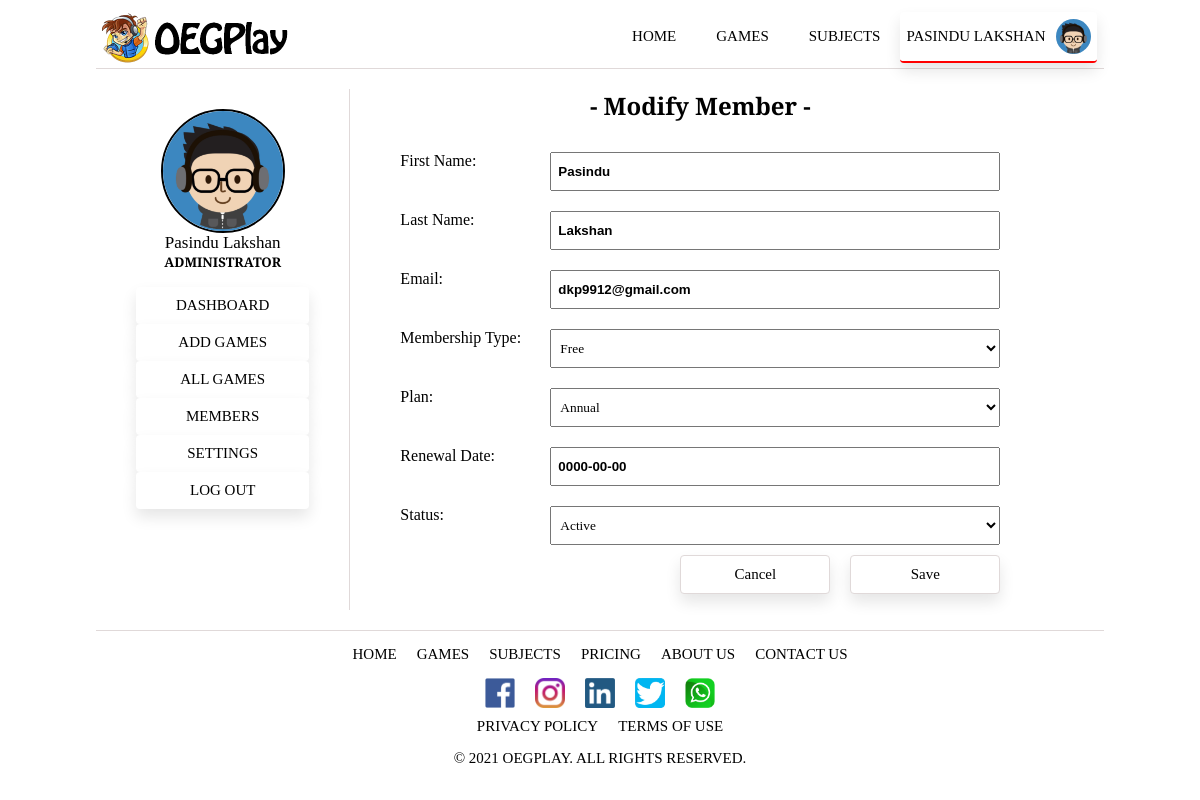
The page /modifymember.php?id=34 (signed in) on the database its author committed.
### tables this page shows
CREATE TABLE `member` (
  `memberID` int(11) NOT NULL AUTO_INCREMENT,
  `username` varchar(128) NOT NULL,
  `firstName` char(128) NOT NULL,
  `lastName` char(128) NOT NULL,
  `m_password` varchar(256) NOT NULL,
  `m_rank` char(20) NOT NULL DEFAULT 'No Rank',
  `TID` int(11) NOT NULL,
  `profile_pic` varchar(256) DEFAULT NULL,
  PRIMARY KEY (`memberID`),
  KEY `FK_Member` (`TID`),
  CONSTRAINT `FK_Member` FOREIGN KEY (`TID`) REFERENCES `type` (`TID`)
);

CREATE TABLE `member_email` (
  `memberID` int(11) NOT NULL,
  `email` varchar(128) NOT NULL,
  `emailType` varchar(32) NOT NULL,
  PRIMARY KEY (`memberID`,`email`),
  CONSTRAINT `FK_MemberEmail` FOREIGN KEY (`memberID`) REFERENCES `member` (`memberID`) ON DELETE CASCADE
);

CREATE TABLE `membership` (
  `MID` int(11) NOT NULL AUTO_INCREMENT,
  `memberID` int(11) NOT NULL,
  `m_plan` varchar(20) NOT NULL,
  `m_status` varchar(20) NOT NULL,
  `start_date` date NOT NULL,
  `renewal_date` date NOT NULL,
  PRIMARY KEY (`MID`),
  KEY `FK_Membership1` (`memberID`),
  CONSTRAINT `FK_Membership1` FOREIGN KEY (`memberID`) REFERENCES `member` (`memberID`) ON DELETE CASCADE
);

### modifymember.php (the view, shortened to what this page needs)
<?php
      include 'header.php';
?>
<div class="a-container">
      <?php include 'admin-sidebar.php'; ?>
      <div class="ag-container">
        <h2>- Modify Member -</h2>
        <?php
          require 'includes/database.inc.php';
          $mid = $_GET['id'];
          echo '<form action="includes/modifymember.inc.php?id='.$mid.'" method="post" name="modify-member" enctype="multipart/form-data" >';
          $sql = "SELECT M.memberID, M.username, M.firstName, M.lastName, M.TID, ME.email, MM.m_plan, MM.m_status, MM.renewal_date
                  FROM Member AS M
                  JOIN Member_email AS ME ON ME.memberID = M.memberID
                  JOIN Membership AS MM ON MM.memberID = M.memberID
                  WHERE M.memberID = $mid;";
          $result = mysqli_query($conn, $sql);
          if (mysqli_num_rows($result) > 0) {
          $row = mysqli_fetch_assoc($result);
          $fName = $row["firstName"];
          $lName = $row["lastName"];
          $TID = $row["TID"];
          $mEmail = $row["email"];
          $mPlan = $row["m_plan"];
          $mStatus = $row["m_status"];
          $rDate = $row["renewal_date"];
          }
          else{
          }
          echo '<div class="form-item">
                <label for="fname">First Name:</label>
                <input type="text" name="fname" id="fname" value = "'.$fName.'" required/>
                </div>';
          echo '<div class="form-item">
                <label for="lname">Last Name:</label>
                <input type="text" name="lname" id="lname" value = "'.$lName.'" required/>
                </div>';
          echo '<div class="form-item">
                <label for="email">Email:</label>
                <input type="text" name="email" id="email" value = "'.$mEmail.'" required/>
                </div>';
          if($TID == 1) {
                echo '<div class="form-item">';
                echo '<label for="m-types">Membership Type:</label>';
                echo '<select name="m-type" id="m-types" required>';
                echo '<option disabled selected value> -- Select Membership Type -- </option>';
                echo '<option selected value="1">Premium</option>
                     <option value="2">Free</option>';
                echo '</select>';
                echo '</div>';
                echo '<div class="form-item">';
                echo '<label for="plans">Plan:</label>';
                echo '<select name="plan" id="plans" required>';
                echo '<option disabled selected value> -- Select plan -- </option>';
                if ($mPlan == 'Annual') {
                  echo '<option selected value="Annual">Annual</option>
                        <option value="Monthly">Monthly</option>';
                }
                else {
                  echo '<option value="Annual">Annual</option>
                        <option selected value="Monthly">Monthly</option>';
                }
                echo '</select>';
                echo '</div>';
                echo '<div class="form-item">
                      <label for="name">Renewal Date:</label>
                      <input type="text" name="rdate" id="rdate" value = "'.$rDate.'" required/>
                      </div>';
                echo '<div class="form-item">';
                echo '<label for="m_status">Status:</label>';
                echo '<select name="status" id="m_status" required>';
                echo '<option disabled selected value> -- Select Status -- </option>';
                if ($mStatus == 'Active') {
                  echo '<option selected value="Active">Active</option>
                        <option value="Expired">Expired</option>';
                }
                else {
                  echo '<option value="Active">Active</option>
                        <option selected value="Expired">Expired</option>';
                }
                echo '</select>';
                echo '</div>';
          }
          else if( $TID == 2) {
                echo '<div class="form-item">';
                echo '<label for="m-types">Membership Type:</label>';
                echo '<select name="m-type" id="m-types" required>';
                echo '<option  value="1">Premium</option>
                     <option selected value="2">Free</option>';
                echo '</select>';
                echo '</div>';
                echo '<div class="form-item">';
                echo '<label for="plans">Plan:</label>';
                echo '<select name="plan" id="plans" required>';
                echo '<option selected value="Annual">Annual</option>
                      <option value="Monthly">Monthly</option>';
                echo '</select>';
                echo '</div>';
                echo '<div class="form-item">
                      <label for="name">Renewal Date:</label>
                      <input type="text" name="rdate" id="rdate" value = "'.$rDate.'" required/>
                      </div>';
                echo '<div class="form-item">';
                echo '<label for="m_status">Status:</label>';
                echo '<select name="status" id="m_status" required>';
                echo '<option selected value="Active">Active</option>
                      <option value="Expired">Expired</option>';
                echo '</select>';
                echo '</div>';
          }
          ?>
          <div class="ag-buttons">
            <button class="reset-btn" type="button" onclick="cancelConfirm()">Cancel</button>
            <button class="addgame-btn" type= "button" onclick="submitConfirm()">Save</button>
          </div>
        </form>
      </div>
    </div>
<?php include('./footer.php'); ?>

### css/sidebar.css (style rules this page uses)
.a-container { display: flex; }

### css/modify-member.css (style rules this page uses)
.ag-container { margin-left: 50px; font-family: "Bree Serif", serif; margin-bottom: 20px; }
.ag-container h2 { text-align: center; }
form { display: flex; flex-direction: column; justify-content: center; width: 600px; }
.form-item { margin: 10px 0; display: flex; align-items: top; justify-content: space-between; }
.form-item input[type="text"] { width: 450px; font-weight: bold; padding: 10px 6px; }
select { width: 450px; cursor: pointer; padding: 10px 5px; font-family: "Bree Serif", serif; }
select:after { background-color: white; }
.ag-buttons { display: flex; justify-content: end; }
.reset-btn, .addgame-btn { background-color: white; border: solid 1px rgb(224, 217, 217); border-radius: 4px; cursor: pointer; box-shadow: inset 0 0 0 2px black; box-shadow: 0px 8px 15px rgba(0, 0, 0, 0.1); white-space: nowrap; text-align: center; padding: 10px 20px; margin-left: 20px; width: 150px; font-family: "Bree Serif", serif; font-size: 15px; color: black; }

### css/header.css (style rules this page uses)
html { max-width: 1024px; margin: auto; }

### rows shown on the page
member: fname "Pasindu", lname "Lakshan", email "dkp9912@gmail.com", rdate "0000-00-00"

### other values the page prints
$_SESSION["firstName"] "PASINDU"
$_SESSION["lastName"] "LAKSHAN"
$_SESSION["firstName"] "Pasindu"
$_SESSION["lastName"] "Lakshan"
